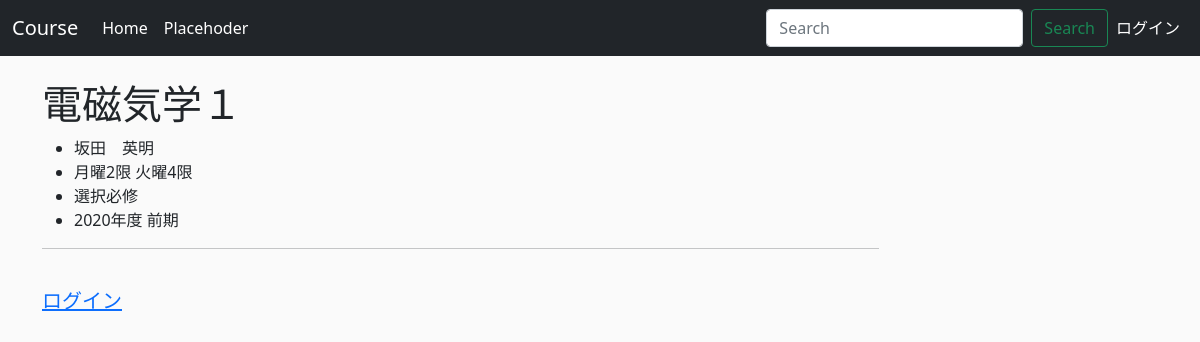
Page /courses/524/ on the earlier database version.
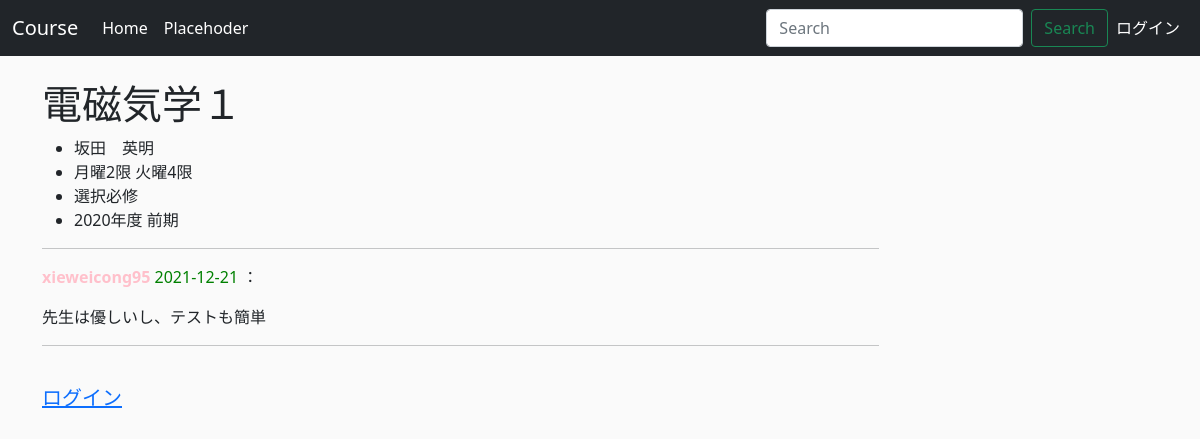
Same page on the later database version.
### courses/models.py (models this page shows, shortened)
class Course(models.Model):
    course_name = models.CharField(max_length=200)
    teacher_name = models.CharField(max_length=200)
    class_hours = models.CharField(max_length=200)
    department = models.CharField(max_length=200)
    course_form = models.CharField(max_length=200)
    year_semester = models.CharField(max_length=200)
    pub_date = models.DateTimeField("date published")

### comment/models.py (models this page shows, shortened)
class Comment(models.Model):
    course = models.ForeignKey(
        Course,
        on_delete=models.CASCADE,
    )
    user = models.ForeignKey(
        User,
        on_delete=models.CASCADE,
    )
    body = models.TextField(max_length=2000)
    pub_date = models.DateTimeField(auto_now_add=True)
    class Meta:
        ordering = ('pub_date',)

### courses/views.py (the view)
# urls.py: path("<int:course_id>/", views.detail, name="detail"),
def detail(request, course_id):
    course = get_object_or_404(Course, pk=course_id)
    comments = Comment.objects.filter(course=course_id)
    form = SearchForm()
    context = {"course": course, "form": form, "comments": comments}
    return render(request, "courses/detail.html", context)

### courses/forms.py
class SearchForm(forms.Form):
    searchCourse = forms.CharField()

### templates/courses/detail.html
{% extends 'share_layout/base.html' %} {% block contents %}
<div class="col-9">
  <h1>{{ course.course_name }}</h1>
  <ul>
    <li>{{ course.teacher_name }}</li>
    <li>{{ course.class_hours }}</li>
    <li>{{ course.course_form }}</li>
    <li>{{ course.year_semester }}</li>
  </ul>
  <div>
    {% for comment in comments %}
    <hr />
    <p>
      <strong style="color: pink"> {{ comment.user }} </strong>
      <span style="color: green">
        {{ comment.pub_date|date:"Y-m-d" }}
      </span>
      ：
    </p>
    <pre style="font-family: inherit; font-size: 1em">{{ comment.body }}</pre>
    {% endfor %}
  </div>
  <hr />
  {% if user.is_authenticated %}
  <div>
    <form action="{% url 'comment:post_comment' course.id %}" method="POST">
      {% csrf_token %}
      <div class="form-group">
        <label for="body">
          <strong> コメント： </strong>
        </label>
        <textarea
          type="text"
          class="form-control"
          id="body"
          name="body"
          rows="2"
        ></textarea>
      </div>
      <button type="submit" class="btn btn-primary">送信</button>
    </form>
  </div>
  <br />
  {% else %}
  <br />
  <h5 class="row justify-content-center">
    <a href="{% url 'userprofile:login' %}">ログイン</a>
  </h5>
  <br />
  {% endif %}
</div>
{% endblock %}

### templates/share_layout/base.html (shortened to what this page needs)
{% load static %}
<html lang="ja">
  <head>
    <link href="{% static 'css/bootstrap.min.css' %}" rel="stylesheet" />
    <link href="{% static 'css/style.css' %}" rel="stylesheet" />
  </head>
  <body>
    {% include 'share_layout/nav.html' %}
    <div role="main" id="main-content">
      <div class="container body-content docs blog">
        {% block contents %}{% endblock %}
      </div>
    </div>
  </body>
</html>

### templates/share_layout/nav.html (shortened to what this page needs)
<nav class="navbar navbar-expand-lg navbar-dark bg-dark">
  <div class="container-fluid">
    <a class="navbar-brand" href="/">Course</a>
    <div class="collapse navbar-collapse" id="navbarSupportedContent">
      <ul class="navbar-nav me-auto mb-2 mb-lg-0">
        <li class="nav-item">
          <a class="nav-link active" aria-current="page" href="/">Home</a>
        <li class="nav-item">
          <a class="nav-link active">Placehoder</a>
        </li>
      </ul>
      <form class="d-flex form-inline my-2 my-lg-0" action="/" method="post">
        <input class="form-control me-2" type="search" placeholder="Search" aria-label="Search" name="searchCourse" id="searchCourse">
        <button class="btn btn-outline-success" type="submit">Search</button>
      </form>
    {% if user.is_authenticated %}
    <li class="nav-item dropdown navbar-nav">
      <a
        class="nav-link dropdown-toggle nav-link active"
        href="#"
        id="navbarDropdown"
        role="button"
        data-bs-toggle="dropdown"
        aria-expanded="false"
      >
        {{ user.username }}
      </a>
      <ul class="dropdown-menu" aria-labelledby="navbarDropdown">
        <li>
          <a class="dropdown-item" href='{% url "userprofile:user_page" %}'
            >my page</a
          >
        </li>
        <li><hr class="dropdown-divider" /></li>
        <li>
          <a class="dropdown-item" href='{% url "userprofile:logout" %}'
            >ログアウト</a
          >
        </li>
      </ul>
    </li>
    {% else %}
    <li class="nav-item navbar-nav">
      <a class="nav-link active" href="{% url 'userprofile:login' %}">ログイン</a>
    </li>
    {% endif %}
    </div>
  </div>
</nav>

### static/css/style.css (style rules this page uses)
body { background-color: rgb(250, 250, 250); }
.navbar ul li a { color:#663300; }

Differences in the rows shown:
added Comment: user "xieweicong95", pub_date "2021-12-21", body "先生は優しいし、テストも簡単"
